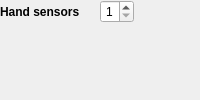
       <widget class="QWidget" name="handSensorsWidget" native="true">
        <layout class="QVBoxLayout" name="handSensorsWidgetVLayout">
         <property name="spacing">
          <number>10</number>
         </property>
         <property name="leftMargin">
          <number>0</number>
         </property>
         <property name="topMargin">
          <number>0</number>
         </property>
         <property name="rightMargin">
          <number>0</number>
         </property>
         <property name="bottomMargin">
          <number>0</number>
         </property>
         <item alignment="Qt::AlignLeft|Qt::AlignTop">
          <widget class="QWidget" name="handSensLabelCountWidget" native="true">
           <layout class="QHBoxLayout" name="handSensLabelCountWidgetHLayout">
            <property name="spacing">
             <number>20</number>
            </property>
            <property name="leftMargin">
             <number>0</number>
            </property>
            <property name="topMargin">
             <number>0</number>
            </property>
            <property name="rightMargin">
             <number>0</number>
            </property>
            <property name="bottomMargin">
             <number>0</number>
            </property>
            <item alignment="Qt::AlignLeft">
             <widget class="QLabel" name="handSensCountLabel">
              <property name="font">
               <font>
                <weight>75</weight>
                <bold>true</bold>
               </font>
              </property>
              <property name="text">
               <string>Hand sensors</string>
              </property>
             </widget>
            </item>
            <item alignment="Qt::AlignLeft|Qt::AlignTop">
             <widget class="QSpinBox" name="handSensCountSpinBox">
              <property name="alignment">
               <set>Qt::AlignRight|Qt::AlignTrailing|Qt::AlignVCenter</set>
              </property>
              <property name="minimum">
               <number>1</number>
              </property>
              <property name="maximum">
               <number>3</number>
              </property>
             </widget>
            </item>
           </layout>
          </widget>
         </item>
         <item alignment="Qt::AlignLeft|Qt::AlignTop">
          <widget class="QWidget" name="handSensWidget_1" native="true">
           <property name="sizePolicy">
            <sizepolicy hsizetype="Expanding" vsizetype="Preferred">
             <horstretch>0</horstretch>
             <verstretch>0</verstretch>
            </sizepolicy>
           </property>
           <layout class="QHBoxLayout" name="handSensWidget_1HLayout">
            <property name="spacing">
             <number>0</number>
            </property>
            <property name="leftMargin">
             <number>20</number>
            </property>
            <property name="topMargin">
             <number>0</number>
            </property>
            <property name="rightMargin">
             <number>0</number>
            </property>
            <property name="bottomMargin">
             <number>0</number>
            </property>
           </layout>
          </widget>
         </item>
         <item alignment="Qt::AlignLeft|Qt::AlignTop">
          <widget class="QWidget" name="handSensWidget_2" native="true">
           <property name="sizePolicy">
            <sizepolicy hsizetype="Expanding" vsizetype="Preferred">
             <horstretch>0</horstretch>
             <verstretch>0</verstretch>
            </sizepolicy>
           </property>
           <layout class="QHBoxLayout" name="handSensWidget_2HLayout">
            <property name="spacing">
             <number>0</number>
            </property>
            <property name="leftMargin">
             <number>20</number>
            </property>
            <property name="topMargin">
             <number>0</number>
            </property>
            <property name="rightMargin">
             <number>0</number>
            </property>
            <property name="bottomMargin">
             <number>0</number>
            </property>
           </layout>
          </widget>
         </item>
         <item alignment="Qt::AlignLeft|Qt::AlignTop">
          <widget class="QWidget" name="handSensWidget_3" native="true">
           <property name="sizePolicy">
            <sizepolicy hsizetype="Expanding" vsizetype="Preferred">
             <horstretch>0</horstretch>
             <verstretch>0</verstretch>
            </sizepolicy>
           </property>
           <layout class="QHBoxLayout" name="handSensWidget_3HLayout">
            <property name="spacing">
             <number>0</number>
            </property>
            <property name="leftMargin">
             <number>20</number>
            </property>
            <property name="topMargin">
             <number>0</number>
            </property>
            <property name="rightMargin">
             <number>0</number>
            </property>
            <property name="bottomMargin">
             <number>0</number>
            </property>
           </layout>
          </widget>
         </item>
        </layout>
       </widget>
